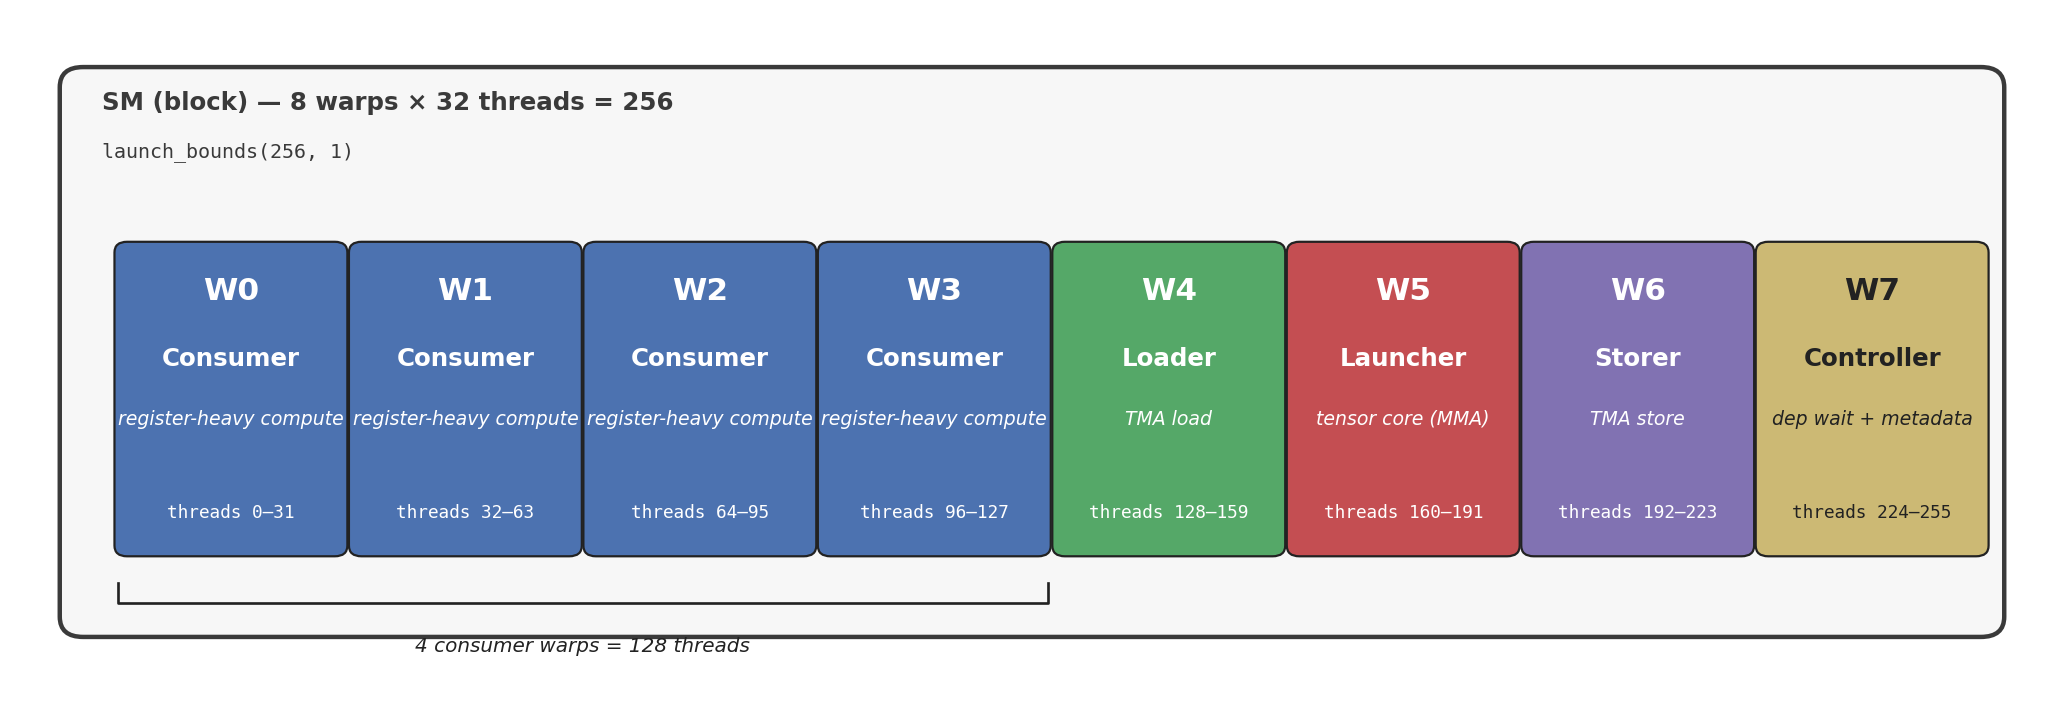

Here is the Python script that generated this plot:
"""Figure 1: Warp role layout for mirage v2 persistent kernel.

8 warps × 32 threads per SM. Each warp has a fixed role.
"""
import matplotlib.pyplot as plt
from matplotlib.patches import FancyBboxPatch, Rectangle
import matplotlib.patheffects as pe

fig, ax = plt.subplots(figsize=(13, 4.5))
ax.set_xlim(0, 13)
ax.set_ylim(0, 5)
ax.axis("off")

# Color palette — distinct, not over-saturated
COLOR_CONSUMER = "#4C72B0"   # blue
COLOR_LOADER = "#55A868"     # green
COLOR_LAUNCHER = "#C44E52"   # red
COLOR_STORER = "#8172B2"     # purple
COLOR_CONTROLLER = "#CCB974" # yellow-brown
COLOR_TEXT_DARK = "#222222"
COLOR_TEXT_LIGHT = "#ffffff"
COLOR_FRAME = "#3a3a3a"

# Outer SM frame
sm = FancyBboxPatch(
    (0.3, 0.4), 12.4, 4.2,
    boxstyle="round,pad=0.02,rounding_size=0.15",
    linewidth=2, edgecolor=COLOR_FRAME, facecolor="#f7f7f7"
)
ax.add_patch(sm)
ax.text(0.55, 4.30, "SM (block) — 8 warps × 32 threads = 256",
        fontsize=11, color=COLOR_FRAME, weight="bold")
ax.text(0.55, 3.95, "launch_bounds(256, 1)",
        fontsize=9, color=COLOR_FRAME, family="monospace")

# Warp boxes
warps = [
    # (idx, label_top, label_role, label_sub, color, text_color)
    (0, "W0", "Consumer", "register-heavy compute", COLOR_CONSUMER, COLOR_TEXT_LIGHT),
    (1, "W1", "Consumer", "register-heavy compute", COLOR_CONSUMER, COLOR_TEXT_LIGHT),
    (2, "W2", "Consumer", "register-heavy compute", COLOR_CONSUMER, COLOR_TEXT_LIGHT),
    (3, "W3", "Consumer", "register-heavy compute", COLOR_CONSUMER, COLOR_TEXT_LIGHT),
    (4, "W4", "Loader",   "TMA load",                COLOR_LOADER,   COLOR_TEXT_LIGHT),
    (5, "W5", "Launcher", "tensor core (MMA)",       COLOR_LAUNCHER, COLOR_TEXT_LIGHT),
    (6, "W6", "Storer",   "TMA store",               COLOR_STORER,   COLOR_TEXT_LIGHT),
    (7, "W7", "Controller","dep wait + metadata",    COLOR_CONTROLLER, COLOR_TEXT_DARK),
]

box_w = 1.45
box_h = 2.3
x0 = 0.65
y0 = 1.0
gap = 0.05

for i, (idx, top, role, sub, color, tcolor) in enumerate(warps):
    x = x0 + i * (box_w + gap)
    b = FancyBboxPatch(
        (x, y0), box_w, box_h,
        boxstyle="round,pad=0.02,rounding_size=0.08",
        linewidth=1.0, edgecolor="#222222", facecolor=color
    )
    ax.add_patch(b)
    cx = x + box_w / 2
    ax.text(cx, y0 + box_h - 0.35, top, ha="center", va="center",
            fontsize=14, weight="bold", color=tcolor)
    ax.text(cx, y0 + box_h - 0.85, role, ha="center", va="center",
            fontsize=11, weight="bold", color=tcolor)
    ax.text(cx, y0 + box_h - 1.30, sub, ha="center", va="center",
            fontsize=8.5, color=tcolor, style="italic")
    # thread range below
    t_lo = idx * 32
    t_hi = t_lo + 31
    ax.text(cx, y0 + 0.30, f"threads {t_lo}–{t_hi}",
            ha="center", va="center", fontsize=8, color=tcolor,
            family="monospace")

# Bracket showing consumer group
bracket_y = 0.78
ax.plot([0.65, 0.65, 0.65 + 4 * (box_w + gap) - gap, 0.65 + 4 * (box_w + gap) - gap],
        [bracket_y, bracket_y - 0.15, bracket_y - 0.15, bracket_y],
        color="#222222", linewidth=1.2)
ax.text(0.65 + 2 * (box_w + gap) - gap / 2, bracket_y - 0.40,
        "4 consumer warps = 128 threads",
        ha="center", va="top", fontsize=9, color="#222222", style="italic")

plt.tight_layout()
out = "/home/xinhaoc/mirage-refactor/docs/mpk/figures/fig1_warp_layout.png"
plt.savefig(out, dpi=160, bbox_inches="tight", facecolor="white")
print(f"saved {out}")
